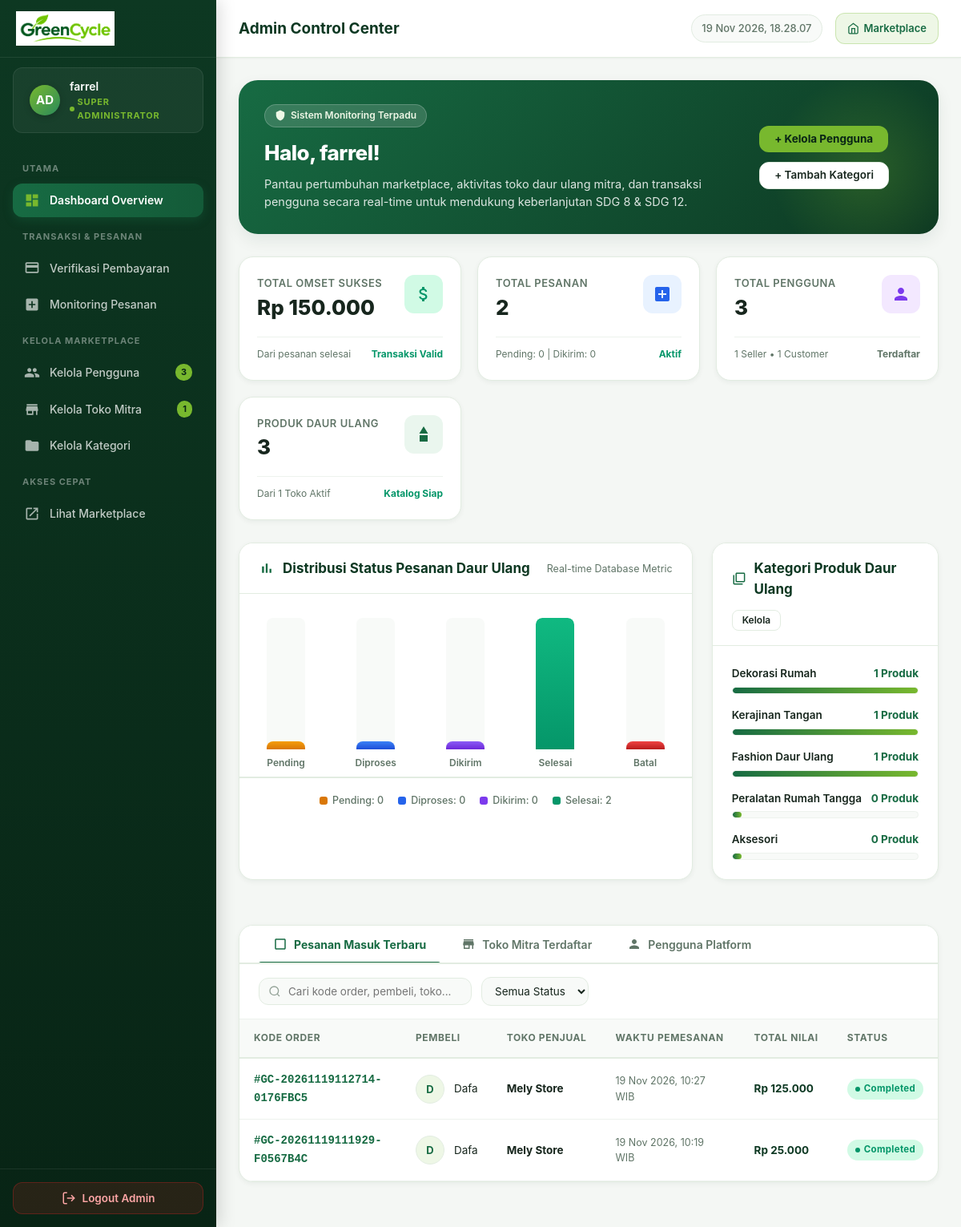
The page /admin/dashboard.php (signed in) on the database its author committed.
### tables this page shows
CREATE TABLE `orders` (
  `id` int(11) NOT NULL,
  `order_code` varchar(50) NOT NULL,
  `user_id` int(11) NOT NULL,
  `store_id` int(11) NOT NULL,
  `order_date` timestamp NOT NULL DEFAULT current_timestamp(),
  `shipping_address` text NOT NULL,
  `phone` varchar(20) NOT NULL DEFAULT '',
  `subtotal` decimal(12,2) NOT NULL DEFAULT 0.00,
  `shipping_cost` decimal(12,2) NOT NULL DEFAULT 0.00,
  `total_amount` decimal(12,2) NOT NULL DEFAULT 0.00,
  `status` enum('pending','processing','shipped','completed','cancelled') NOT NULL DEFAULT 'pending',
  `notes` text DEFAULT NULL,
  `created_at` timestamp NOT NULL DEFAULT current_timestamp(),
  `updated_at` timestamp NOT NULL DEFAULT current_timestamp() ON UPDATE current_timestamp()
);

CREATE TABLE `users` (
  `id` int(11) NOT NULL,
  `name` varchar(100) NOT NULL,
  `email` varchar(100) NOT NULL,
  `password` varchar(255) NOT NULL,
  `phone` varchar(20) DEFAULT NULL,
  `address` text DEFAULT NULL,
  `profile_photo` varchar(255) DEFAULT NULL,
  `role` enum('admin','seller','customer') NOT NULL DEFAULT 'customer',
  `status` enum('active','inactive') NOT NULL DEFAULT 'active',
  `created_at` timestamp NOT NULL DEFAULT current_timestamp(),
  `updated_at` timestamp NOT NULL DEFAULT current_timestamp() ON UPDATE current_timestamp()
);

CREATE TABLE `stores` (
  `id` int(11) NOT NULL,
  `user_id` int(11) NOT NULL,
  `store_name` varchar(150) NOT NULL,
  `description` text DEFAULT NULL,
  `address` text DEFAULT NULL,
  `phone` varchar(20) DEFAULT NULL,
  `logo` varchar(255) DEFAULT NULL,
  `status` enum('active','inactive') NOT NULL DEFAULT 'active',
  `created_at` timestamp NOT NULL DEFAULT current_timestamp(),
  `updated_at` timestamp NOT NULL DEFAULT current_timestamp() ON UPDATE current_timestamp()
);

### admin/dashboard.php (the view, shortened to what the rows shown need)
<?php
require_once __DIR__ . '/../includes/auth_check.php';
$adminName = $_SESSION['name'] ?? 'Administrator';
$recentOrders = [];
try {
    $recentOrdersQuery = $conn->query("
        SELECT
            o.id,
            o.order_code,
            o.order_date,
            o.total_amount,
            o.status,
            o.shipping_address,
            u.name AS customer_name,
            s.store_name
        FROM orders o
        INNER JOIN users u ON o.user_id = u.id
        INNER JOIN stores s ON o.store_id = s.id
        ORDER BY o.order_date DESC
        LIMIT 8
    ");
    $recentOrders = $recentOrdersQuery->fetch_all(MYSQLI_ASSOC);
} catch (mysqli_sql_exception $e) {
    error_log("Admin dashboard query error: " . $e->getMessage());
}
?>
<!DOCTYPE html>
<html lang="id">
<head>
    <link rel="stylesheet" href="/GreenCycle/assets/css/dashboard.css">
</head>
<body>
<div class="gc-app">
    <main class="gc-main">
        <div class="gc-content">
            <div class="gc-hero-banner">
                <div class="gc-hero-info">
                    <h1 class="gc-hero-title">Halo, <?= e($adminName) ?>!</h1>
                </div>
            </div>
            <div class="gc-panel">
                <div class="gc-tab-pane active" id="tabOrders">
                    <div class="gc-table-responsive">
                        <table class="gc-table" id="tableAdminOrders">
                            <thead>
                                <tr>
                                    <th>Kode Order</th>
                                    <th>Pembeli</th>
                                    <th>Toko Penjual</th>
                                    <th>Waktu Pemesanan</th>
                                    <th>Total Nilai</th>
                                    <th>Status</th>
                                </tr>
                            </thead>
                            <tbody>
                                <?php if (empty($recentOrders)): ?>
                                    <tr>
                                        <td colspan="6" style="text-align: center; padding: 36px; color: var(--gc-text-muted);">
                                            Belum ada transaksi pemesanan dalam database.
                                        </td>
                                    </tr>
                                <?php else: ?>
                                    <?php foreach ($recentOrders as $order): ?>
                                        <tr data-status="<?= e($order['status']) ?>">
                                            <td>
                                                <strong style="color: var(--gc-primary); font-family: monospace; font-size: 14px;">
                                                    #<?= e($order['order_code']) ?>
                                                </strong>
                                            </td>
                                            <td>
                                                <div class="gc-table-user-cell">
                                                    <div class="gc-table-avatar">
                                                        <?= strtoupper(substr($order['customer_name'] ?? 'C', 0, 1)) ?>
                                                    </div>
                                                    <span><?= e($order['customer_name']) ?></span>
                                                </div>
                                            </td>
                                            <td>
                                                <strong><?= e($order['store_name']) ?></strong>
                                            </td>
                                            <td style="color: var(--gc-text-muted); font-size: 12.5px;">
                                                <?= date('d M Y, H:i', strtotime($order['order_date'])) ?> WIB
                                            </td>
                                            <td>
                                                <strong style="color: var(--gc-forest);">
                                                    Rp <?= number_format($order['total_amount'], 0, ',', '.') ?>
                                                </strong>
                                            </td>
                                            <td>
                                                <span class="gc-badge badge-<?= e($order['status']) ?>">
                                                    <?= e($order['status']) ?>
                                                </span>
                                            </td>
                                        </tr>
                                    <?php endforeach; ?>
                                <?php endif; ?>
                            </tbody>
                        </table>
                    </div>
                </div>
            </div>
        </div>
    </main>
</div>
</body>
</html>

### rows shown on the page
orders: order_code "GC-20261119112714-0176FBC5", user.name "D", user.name "Dafa", store.store_name "Mely Store", order_date "19 Nov 2026, 10:27", total_amount "125.000", status "Completed"
orders: order_code "GC-20261119111929-F0567B4C", user.name "D", user.name "Dafa", store.store_name "Mely Store", order_date "19 Nov 2026, 10:19", total_amount "25.000", status "Completed"

### other values the page prints
$adminName "farrel"
$stats['total_users'] "3"
$stats['total_stores'] "1"
$stats['total_orders'] "2"
$orderStatusCounts['pending'] "0"
$orderStatusCounts['shipped'] "0"
$stats['total_sellers'] "1"
$stats['total_customers'] "1"
$stats['total_products'] "3"
$stats['active_stores'] "1"
$orderStatusCounts['processing'] "0"
$orderStatusCounts['completed'] "2"
$cat['category_name'] "Dekorasi Rumah"
$cat['product_count'] "1"
$cat['category_name'] "Kerajinan Tangan"
